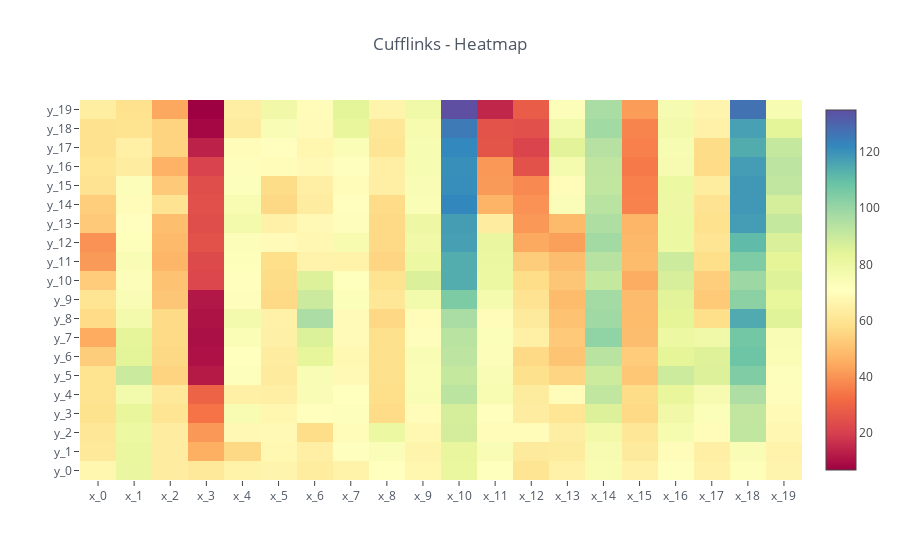

Notebook source saved alongside this figure:
### Code cell
cf.datagen.heatmap(20,20).iplot(kind = 'heatmap', colorscale='spectral', title='Cufflinks - Heatmap')

### Figure 1 — Plotly figure (JSON) as saved in the notebook; plotly's stock layout.template omitted (floating-point values rounded to 4 significant figures; data arrays with more than 128 entries replaced by an {"elided": "..."} marker saying what was removed)
{"data": [{"colorscale": [[0, "rgb(158,1,66)"], [0.1, "rgb(213,62,79)"], [0.2, "rgb(244,109,67)"], [0.3, "rgb(253,174,97)"], [0.4, "rgb(254,224,139)"], [0.5, "rgb(255,255,191)"], [0.6, "rgb(230,245,152)"], [0.7, "rgb(171,221,164)"], [0.8, "rgb(102,194,165)"], [0.9, "rgb(50,136,189)"], [1, "rgb(94,79,162)"]], "type": "heatmap", "uid": "7860634d-1f02-4d02-b7e7-d2db0aee7576", "x": ["x_0", "x_1", "x_2", "x_3", "x_4", "x_5", "x_6", "x_7", "x_8", "x_9", "x_10", "x_11", "x_12", "x_13", "x_14", "x_15", "x_16", "x_17", "x_18", "x_19"], "y": ["y_0", "y_1", "y_2", "y_3", "y_4", "y_5", "y_6", "y_7", "y_8", "y_9", "y_10", "y_11", "y_12", "y_13", "y_14", "y_15", "y_16", "y_17", "y_18", "y_19"], "z": {"elided": "20x20 float values"}, "zmax": 134.9, "zmin": 6.889}], "layout": {"legend": {"bgcolor": "#FFFFFF", "font": {"color": "#4D5663"}}, "paper_bgcolor": "#FFFFFF", "plot_bgcolor": "#FFFFFF", "title": {"font": {"color": "#4D5663"}, "text": "Cufflinks - Heatmap"}, "xaxis": {"gridcolor": "#E1E5ED", "showgrid": true, "tickfont": {"color": "#4D5663"}, "title": {"font": {"color": "#4D5663"}, "text": ""}, "zerolinecolor": "#E1E5ED"}, "yaxis": {"gridcolor": "#E1E5ED", "showgrid": true, "tickfont": {"color": "#4D5663"}, "title": {"font": {"color": "#4D5663"}, "text": ""}, "zerolinecolor": "#E1E5ED"}}}
